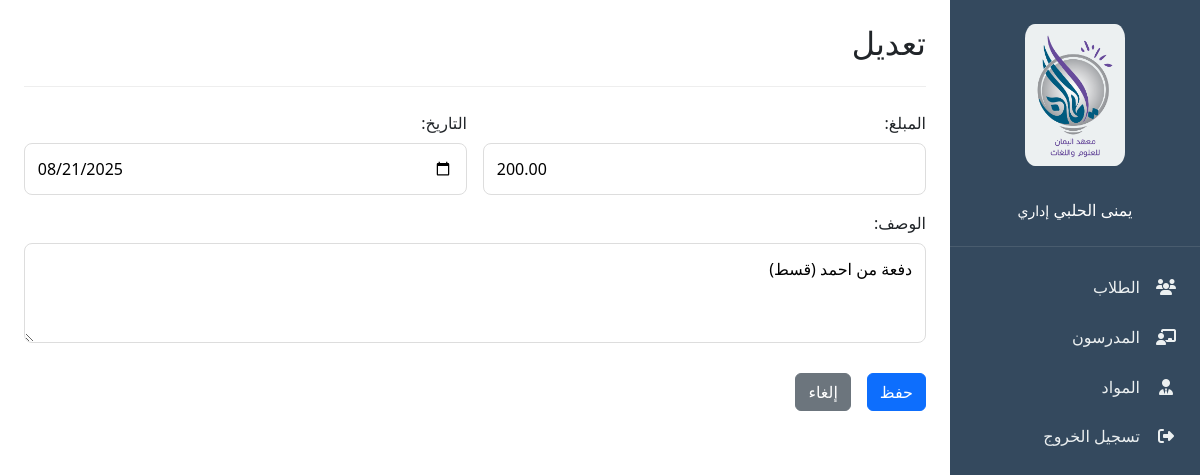
Screenshot of /accounting/transactions/1/edit/ (signed in) with the database file from the repository.
### employ/models.py (models this page shows, shortened)
class Employee(models.Model):
    POSITION_CHOICES = [
        ('admin', 'إداري'),
        ('accountant', 'محاسب'),
        ('mentor', 'موجه'),
        ('manager', 'مدير'),
        ('marketing', 'تسويق'),
        ('reception', 'استقبال'),
    ]
    user = models.OneToOneField(User, on_delete=models.CASCADE, related_name='employee')
    position = models.CharField(max_length=20, choices=POSITION_CHOICES)
    phone_number = models.CharField(max_length=20)
    hire_date = models.DateField(auto_now_add=True)
    salary = models.DecimalField(max_digits=10, decimal_places=2)

### accounting/models.py (models this page shows)
class Transaction(models.Model):
    class TransactionType(models.TextChoices):
        INCOME = 'income', 'وارد'
        EXPENSE = 'expense', 'منصرف'
    class ExpenseCategory(models.TextChoices):
        EMPLOYEE_SALARY = 'employee_salary', 'راتب موظف'
        TEACHER_SALARY = 'teacher_salary', 'راتب مدرس'
        FIXED_ASSETS = 'fixed_assets', 'شراء أصول ثابتة'
        MAINTENANCE = 'maintenance', 'مصاريف صيانة'
        PRINTING = 'printing', 'مصروف طباعة'
        MEDICAL = 'medical', 'مصروف طبابة'
        UTILITIES = 'utilities', 'مصروف خدمي'
        MARKETING = 'marketing', 'تسويق'
        COPYING = 'copying', 'طباعة'
        BUFFET = 'buffet', 'بوفيه'
        MISCELLANEOUS = 'miscellaneous', 'مصاريف متفرقة'
        GOVERNMENT = 'government', 'مصاريف حكومية'
        CLEANING = 'cleaning', 'تنظيف'
    type = models.CharField(max_length=10, choices=TransactionType.choices)
    expense_type = models.CharField(
        max_length=20,
        choices=ExpenseCategory.choices,
        null=True,
        blank=True,
        verbose_name='نوع المصروف'
    )
    amount = models.DecimalField(max_digits=10, decimal_places=2)
    date = models.DateField(default=date.today)
    description = models.TextField()
    user = models.ForeignKey(User, on_delete=models.SET_NULL, null=True)
    created_at = models.DateTimeField(auto_now_add=True)
    payment = models.OneToOneField(
        Payment,
        on_delete=models.SET_NULL,
        null=True,
        blank=True,
        related_name='transaction'
    )

### accounting/views.py (the view)
# urls.py: path('transactions/<int:pk>/edit/', views.TransactionUpdateView.as_view(), name='edit_transaction'),
class TransactionUpdateView(LoginRequiredMixin, generic.UpdateView):
    model = Transaction
    template_name = 'accounting/transaction_form.html'
    success_url = reverse_lazy('accounting:accounting')
    def get_form_class(self):
        if self.object.type == 'income':
            return IncomeForm
        return ExpenseForm

### accounting/forms.py
class IncomeForm(forms.ModelForm):
    class Meta:
        model = Transaction
        fields = ['amount', 'date', 'description']
        widgets = {
            'date': forms.DateInput(attrs={'type': 'date'}),
            'description': forms.Textarea(attrs={'rows': 3}),
        }

### employ/context_processors.py (called while the page is built)
def employee_data(request):
    if request.user.is_authenticated and hasattr(request.user, 'employee'):
        return {'employee': request.user.employee}
    return {}

### templates/accounting/transaction_form.html (shortened to what this page needs)
{% extends "base.html" %}
{% load static %}
{% block content %}
<div class="header">
    <h2>{% if object %}تعديل{% else %}إضافة{% endif %} {{ title }}</h2>
</div>
<div class="form-container">
    <form method="post">
        <div class="form-row">
            <div class="form-col">
                <label for="{{ form.amount.id_for_label }}">المبلغ:</label>
                {{ form.amount }}
            </div>
            <div class="form-col">
                <label for="{{ form.date.id_for_label }}">التاريخ:</label>
                {{ form.date }}
            </div>
        </div>
        <div class="form-row">
            <div class="form-col">
                <label for="{{ form.description.id_for_label }}">الوصف:</label>
                {{ form.description }}
            </div>
        </div>
        <div class="form-actions">
            <button type="submit" class="btn btn-primary">حفظ</button>
            <a href="{% url 'accounting:accounting' %}" class="btn btn-secondary">إلغاء</a>
        </div>
    </form>
</div>
{% endblock %}

### templates/partials/_navbar.html (shortened to what this page needs)
{% load static %}
{% if user.is_authenticated %}
<div class="sidebar">
    <div class="sidebar-header">
        <img src="{% static "img/logo.png" %}" alt="معهد اليمان" class="sidebar-logo">
        <div class="user-info">
            <span>{{ user.get_full_name }}</span>
            <small>{{ user.employee.get_position_display }}</small>
        </div>
    </div>
    <div class="sidebar-menu">
        {% if user.employee.position in 'manager,admin,reception' or user.is_superuser  %}
        <a href="{% url "students:student" %}" class="menu-item" data-module="students">
            <i class="fas fa-users"></i>
            <span>الطلاب</span>
        </a>
        {% endif %}
        {% if user.employee.position in 'manager,admin,' or user.is_superuser  %}
        <a href="{% url "employ:teachers" %}" class="menu-item" data-module="teachers">
            <i class="fas fa-chalkboard-teacher"></i>
            <span>المدرسون</span>
        </a>
        {% endif %}
        {% if user.employee.position in 'manager,admin' or user.is_superuser  %}
        <a href="{% url "courses:subject_list" %}" class="menu-item" data-module="hr">
            <i class="fas fa-user-tie"></i>
            <span>المواد</span>
        </a>
        {% endif %}
        <form action="{% url 'logout' %}" method="post" style="display: inline;">
            <button type="submit" class="menu-item" id="logoutBtn" style="background: none; border: none; cursor: pointer;">
                <i class="fas fa-sign-out-alt"></i>
                <span>تسجيل الخروج</span>
            </button>
        </form>
    </div>
</div>
{% endif %}

### yaman/static/css/style.css (style rules this page uses)
:root { --primary-color: #3498db; --secondary-color: #2ecc71; --danger-color: #e74c3c; --warning-color: #f39c12; --info-color: #1abc9c; --dark-color: #34495e; --light-color: #ecf0f1; --white: #ffffff; --black: #2c3e50; --gray: #95a5a6; --border-radius: 8px; --box-shadow: 0 2px 10px rgba(0, 0, 0, 0.1); --transition: all 0.3s ease; }
* { margin: 0; padding: 0; box-sizing: border-box; }
html { scroll-behavior: smooth; }
body { font-family: 'Tajawal', sans-serif; background-color: #f5f7fa; color: var(--black); direction: rtl; line-height: 1.6; }
a { text-decoration: none !important; color: var(--primary-color); }
.btn { display: inline-flex; align-items: center; justify-content: center; padding: 0.5rem 1rem; border-radius: var(--border-radius); font-weight: 500; cursor: pointer; transition: var(--transition); border: none; font-size: 0.9rem; gap: 0.5rem; }
.btn-primary { background-color: var(--primary-color); color: var(--white); }
.btn-secondary { background-color: var(--secondary-color); color: var(--white); }
.sidebar { width: 250px; height: 100vh; position: fixed; right: 0; top: 0; background-color: var(--dark-color); color: var(--white); transition: var(--transition); z-index: 1000; overflow-y: auto; }
.sidebar-header { padding: 1.5rem; border-bottom: 1px solid rgba(255, 255, 255, 0.1); text-align: center; }
.sidebar-logo { width: 100px; height: auto; margin-bottom: 1rem; background-color: #ecf0f1; border-radius: 10%; }
.user-info { margin-top: 1rem; }
.sidebar-menu { padding: 1rem 0; }
.menu-item { padding: 0.8rem 1.5rem; display: flex; align-items: center; gap: 1rem; cursor: pointer; transition: var(--transition); color: var(--light-color); }
.menu-item i { width: 20px; text-align: center; }
.header { display: flex; justify-content: space-between; align-items: center; margin-bottom: 1.5rem; padding-bottom: 1rem; border-bottom: 1px solid #eee; }
.form-row { display: flex; gap: 1rem; margin-bottom: 1rem; }
.form-col { flex: 1; }
label { display: block; margin-bottom: 0.5rem; font-weight: 500; }
input, select, textarea { width: 100%; padding: 0.8rem; border: 1px solid #ddd; border-radius: var(--border-radius); font-family: inherit; transition: var(--transition); }
textarea { resize: vertical; min-height: 100px; }
.form-actions { display: flex; justify-content: flex-start; gap: 1rem; margin-top: 1.5rem; }

### rows the page displays
Transaction: amount "200.00", date "08/21/2025", description "دفعة من احمد (قسط)"

### other values shown
{{ user.get_full_name }} "يمنى الحلبي"
{{ user.employee.get_position_display }} "إداري"
